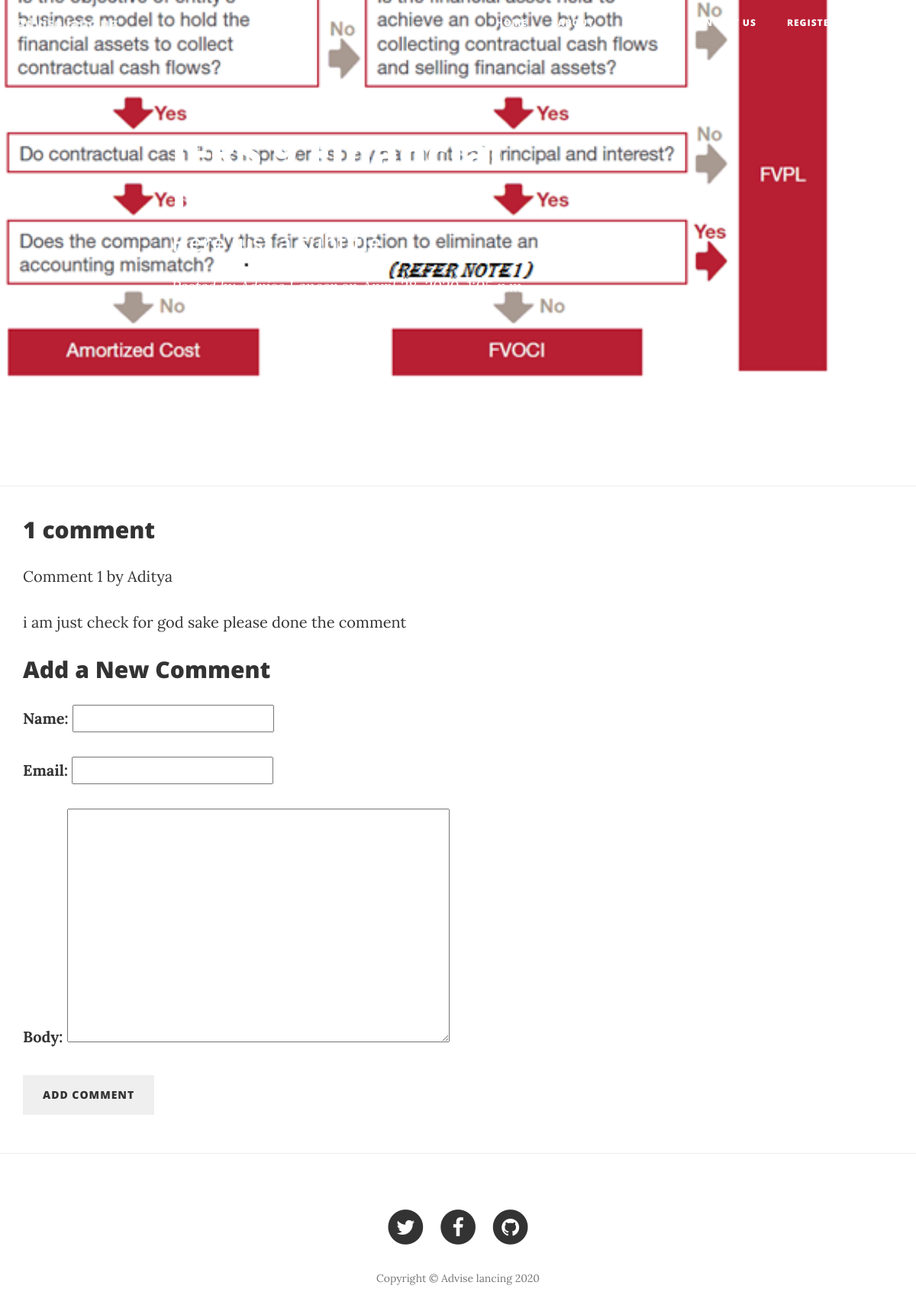
Page /2/ on the committed database.
### blog/models.py (models this page shows, shortened)
class Blog(models.Model):
    title = models.CharField(max_length=100, null = False, default="")
    subtitle = models.CharField(max_length=200, default="")
    publish_date = models.DateTimeField(default=timezone.now)
    image = models.ImageField(upload_to='images/', default="", null=True)
    photo_caption = models.TextField(default = 'Imaages By owner', null = True)
    body = MarkdownxField()
    def formatted_markdown(self):
        return markdownify(self.body)

class Comment(models.Model):
    blog = models.ForeignKey(Blog, on_delete = models.CASCADE, related_name = 'comments')
    name = models.CharField(max_length=80)
    email = models.EmailField()
    body = models.TextField()
    creadted = models.DateTimeField(auto_now_add = True)
    active = models.BooleanField(default = True)
    class Meta:
        ordering = ('creadted',)

### blog/views.py (the view)
# urls.py: path('<int:blog_id>/', views.detail, name="detail"),
def detail(request, blog_id):
    blogdetail = get_object_or_404(Blog, pk=blog_id)
    comments = blogdetail.comments.filter(active = True)
    new_comment = None
    if request.method == "POST":
    	comment_form = CommentForm(data=request.POST)
    	if comment_form.is_valid():
    		new_comment = comment_form.save(commit = False)
    		new_comment.blog = blogdetail
    		new_comment.save()
    else:
    	comment_form = CommentForm()
    return render(request, 'blog/detail.html', {'blog':blogdetail, 'comments':comments, "new_comment":new_comment,'comment_form':comment_form})

### blog/forms.py
class CommentForm(forms.ModelForm):
	class Meta:
		model = Comment
		fields = ('name', 'email','body')

### templates/blog/detail.html (shortened to what this page needs)
{% extends "blog/base.html" %}
{% block body_block %}
    <header class="intro-header" style="background-image: url('{{ blog.image.url }}')">
        <div class="container">
            <div class="row">
                <div class="col-lg-8 col-lg-offset-2 col-md-10 col-md-offset-1">
                    <div class="post-heading">
                        <h1>{{ blog.title }}</h1>
                        <h2 class="subheading">{{blog.subtitle}}</h2>
                        <span class="meta">Posted by <a href="#">Advise Lancer</a> on {{ blog.publish_date }}</span>
                    </div>
                </div>
            </div>
        </div>
    </header>
    <article>
        <div class="container">
            <div class="row">
                <div class="col-lg-8 col-lg-offset-2 col-md-10 col-md-offset-1">
                </div>
            </div>
        </div>
    </article>
    <hr>
<div class="container">
    {% with comments.count as total_comments %}
    <h2>
        {{ total_comments}} comment{{ total_comments|pluralize}}
    </h2>
    {% endwith %}
{% for comment in comments %}
<div class="comment">
    <p>
        Comment {{ forloop.counter }} by {{ comment.name }}
    </p>
    {{ comment.body|linebreaks }}
</div>
{% empty %}
<p> There are no Comments yet. </p>
{% endfor %}
{% if new_comment %}
<h2>Your Comment has Been Added </h2>
{% else %}
<h2> Add a New Comment</h2>
<form method = 'POST'>
    {{ comment_form.as_p }}
    <p><input class= "btn btn-default:hover" type="submit" name="" value="Add Comment"></p>
</form>
</div>
<hr>
{% endif %}
   {% endblock %}

### rows in the picture
Blog: image (picture), title "IFRS 9 Financial Instruments", subtitle "Here just a subtitle", publish_date "April 28, 2020, 1:05 p.m."
Comment: name "Aditya", body "i am just check for god sake please done the comment"

### other values in the picture
{{ total_comments }} "1"
